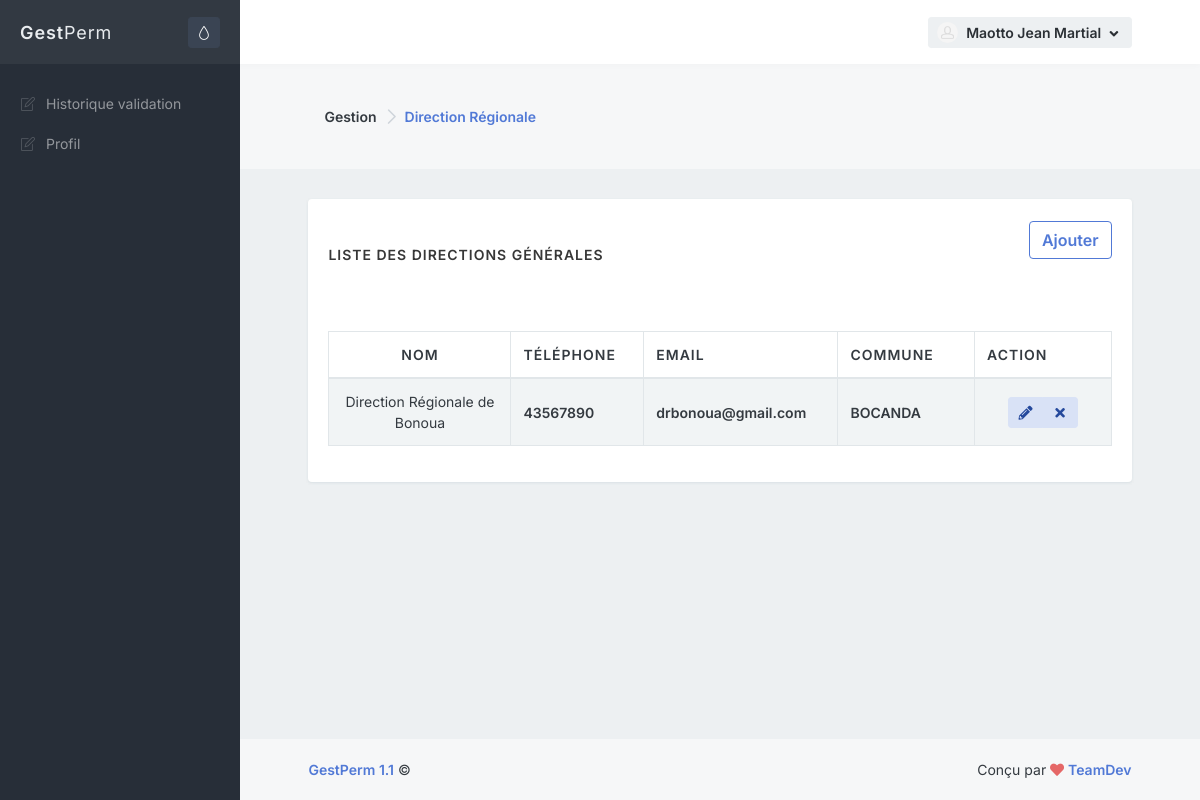
Screenshot of /admin/dr.php (signed in) with the database file from the repository.
### tables this page shows
CREATE TABLE IF NOT EXISTS `directionregionale` (
  `IdDirectionRegionale` int(11) NOT NULL AUTO_INCREMENT,
  `NomDirectionRegionale` varchar(255) NOT NULL,
  `TelDirectionRegionale` varchar(255) NOT NULL,
  `EmailDirectionRegionale` varchar(255) NOT NULL,
  `CommuneDirectionRegionale` varchar(255) NOT NULL,
  PRIMARY KEY (`IdDirectionRegionale`)
);

CREATE TABLE IF NOT EXISTS `localite` (
  `CodeZone` bigint(19) NOT NULL AUTO_INCREMENT,
  `LibelleZone` varchar(200) NOT NULL,
  `CodeZoneMere` bigint(19) NOT NULL,
  `NiveauStr` smallint(6) NOT NULL,
  PRIMARY KEY (`CodeZone`)
);

### class/database.php (called while the page is built, shortened)
<?php
class Database
{
    private static $dbHost = "localhost";
    private static $dbName = "pct_db";
    private static $dbUsername = "root";
    private static $dbUserpassword = "";
    private static $connection = null;
    private static function connect()
    {
        if(self::$connection == null)
        {
            try
            {
              self::$connection = new PDO("mysql:host=" . self::$dbHost . ";dbname=" . self::$dbName , self::$dbUsername, self::$dbUserpassword, array(PDO::MYSQL_ATTR_INIT_COMMAND => 'SET NAMES UTF8' , PDO::ATTR_ERRMODE=>PDO::ERRMODE_WARNING));
            }
            catch(PDOException $e)
            {
                die($e->getMessage());
            }
        }
        return self::$connection;
    }
    private static function disconnect()
    {
        self::$connection = null;
    }
    public static function SelectQuery($query="")
    {
        if ($query<>"")
        {
            $req=self::$connection->prepare($query);
            try
            {
              $req->execute();
            }
            catch(Exception $e)
            {
                var_dump($query);
                die($e->getMessage());
            }
            return $req->fetchAll(PDO::FETCH_OBJ);
        }
        else return "";
    }
}
?>

### admin/dr.php (the view, shortened to what this page needs)
<?php require 'inc/_global/views/head_start.php'; ?>
<?php require 'inc/_global/views/head_end.php'; ?>
<?php require 'inc/_global/views/page_start.php'; ?>
<div class="bg-body-light">
    <div class="content content-full">
        <div class="d-flex flex-column flex-sm-row justify-content-sm-between align-items-sm-center">
            <nav class="flex-sm-00-auto ml-sm-3" aria-label="breadcrumb">
                <ol class="breadcrumb breadcrumb-alt">
                    <li class="breadcrumb-item">Gestion</li>
                    <li class="breadcrumb-item" aria-current="page">
                        <a class="link-fx" href="">Direction Régionale</a>
                    </li>
                </ol>
            </nav>
        </div>
   </div>
</div>
<div class="content">
    <div class="block block-rounded">
        <div class="block-header">
            <h3 class="block-title">Liste des directions générales <small</small></h3>
            <nav class="flex-sm-00-auto ml-sm-3" aria-label="breadcrumb">
                <ol class="breadcrumb breadcrumb-alt">
                    <li class="breadcrumb-item">
                        <button type="button" class="btn btn-outline-primary push" data-toggle="modal" data-target="#add-newdr-modal">Ajouter</button>
                    </li>
                </ol>
            </nav>
        </div>
        <div class="block-content block-content-full">
            <table class="table table-bordered table-striped table-vcenter js-dataTable-full">
                <thead>
                    <tr>
                        <th class="text-center" style="width: 20%;">Nom</th>
                        <th class="d-none d-sm-table-cell" style="width: 12%;">Téléphone</th>
                        <th class="d-none d-sm-table-cell" style="width: 15%;">Email</th>
                        <th class="d-none d-sm-table-cell" style="width: 15%;">Commune</th>
                        <th class="d-none d-sm-table-cell" style="width: 15%;">Action</th>
                    </tr>
                </thead>
                <tbody>
                <?php
                        $diregionals=Database::SelectQuery("SELECT * FROM  directionregionale ORDER BY NomDirectionRegionale ASC");
                        foreach($diregionals as $dr):
                    ?>
                    <tr>
                        <td class="text-center font-size-sm"><?=$dr->NomDirectionRegionale?></td>
                        <td class="font-w600 font-size-sm"><?=$dr->TelDirectionRegionale?></td>
                        <td class="font-w600 font-size-sm"><?=$dr->EmailDirectionRegionale?></td>
                        <td class="font-w600 font-size-sm">
                        <?=DataBase::SelectQuery("SELECT LibelleZone FROM localite WHERE CodeZone='$dr->CommuneDirectionRegionale'")[0]->LibelleZone?>
                        </td>
                        <td class="text-center">
                            <div class="btn-group">
                                <button type="button" class="btn btn-sm btn-alt-primary editdiregional" data-toggle="modal" data-iddiregional="<?=$dr->IdDirectionRegionale ?>" data-nomdregional="<?=$dr->NomDirectionRegionale ?>" data-telregional="<?=$dr->TelDirectionRegionale ?>" data-emailregional="<?=$dr->EmailDirectionRegionale ?>" data-locregional="<?=$dr->CommuneDirectionRegionale ?>" title="Edit"  data-target="#Edit-newdr-modal">
                                    <i class="fa fa-fw fa-pencil-alt"></i>
                                </button>
                                <button type="button" class="btn btn-sm btn-alt-primary todelete"  data-toggle="modal" data-target="#Delete-newdr-modal" data-iddiregional="<?=$dr->IdDirectionRegionale ?>" title="Delete">
                                    <i class="fa fa-fw fa-times"></i>
                                </button>
                            </div>
                        </td>
                    </tr>
                    <?php endforeach ?>
                </tbody>
            </table>
        </div>
    </div>
</div>
<?php require 'inc/_global/views/page_end.php'; ?>
<?php require 'inc/_global/views/footer_end.php'; ?>

### rows the page displays
directionregionale: NomDirectionRegionale "Direction Régionale de Bonoua", TelDirectionRegionale "43567890", EmailDirectionRegionale "drbonoua@gmail.com", CommuneDirectionRegionale.LibelleZone "BOCANDA"

### other values shown
$node['name'] "Historique validation Profil"
$PreUser "Maotto Jean Martial"
$one->name "GestPerm"
$one->version "1.1"
